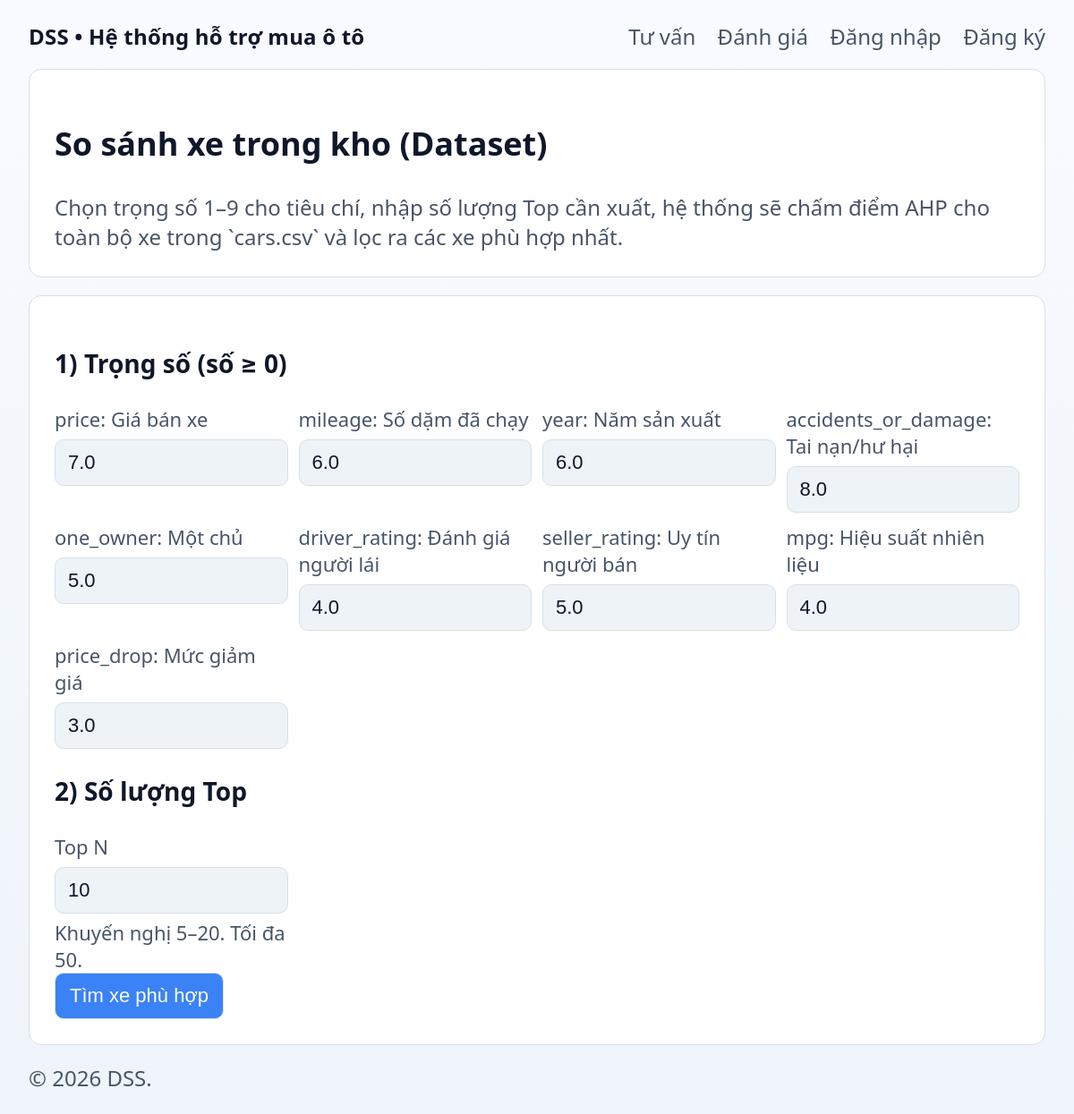
The app's page /stock with its own data.
### models_db.py (models this page shows)
class CriteriaConfig(Base):
    __tablename__ = "criteria_config"
    id: Mapped[int] = mapped_column(Integer, primary_key=True, autoincrement=True)
    key: Mapped[str] = mapped_column(String(64), unique=True, index=True, nullable=False)
    label: Mapped[str] = mapped_column(String(200), nullable=False)
    direction: Mapped[str] = mapped_column(String(16), nullable=False)  # 'benefit' | 'cost'
    default_weight: Mapped[float] = mapped_column(Float, nullable=False, default=0.0)

### app.py (the view, shortened to what this page needs)
    @app.route("/stock", methods=["GET", "POST"])
    def stock():
        criteria = load_criteria()
        if request.method == "GET":
            return render_template("stock.html", criteria=criteria, results=None, top_n=10)

### db.py (called while the page is built)
@contextmanager
def session_scope(SessionLocal):
    session = SessionLocal()
    try:
        yield session
        session.commit()
    except Exception:
        session.rollback()
        raise
    finally:
        session.close()

### templates/stock.html (shortened to what this page needs)
{% extends 'base.html' %}
{% block content %}
<div class="card">
    <h2>So sánh xe trong kho (Dataset)</h2>
    <div class="small">Chọn trọng số 1–9 cho tiêu chí, nhập số lượng Top cần xuất, hệ thống sẽ chấm điểm AHP cho toàn bộ
        xe trong `cars.csv` và lọc ra các xe phù hợp nhất.</div>
</div>
<div class="card">
    <form method="post" action="{{ url_for('stock') }}">
        <h3>1) Trọng số (số &ge; 0)</h3>
        <div class="grid">
            {% for c in criteria %}
            <div class="col-3">
                <label>{{ c.label }}</label>
                <input type="number" min="0" step="0.01" name="w_{{ c.key }}" value="{{ c.default }}" required />
            </div>
            {% endfor %}
        </div>
        <h3>2) Số lượng Top</h3>
        <div class="grid">
            <div class="col-3">
                <label>Top N</label>
                <input type="number" min="1" max="50" name="top_n" value="{{ top_n or 10 }}" required />
                <div class="hint">Khuyến nghị 5–20. Tối đa 50.</div>
            </div>
        </div>
        <button class="btn" type="submit">Tìm xe phù hợp</button>
    </form>
</div>
{% endblock %}

### templates/base.html (shortened to what this page needs)
<!doctype html>
<html lang="vi">
<head>
    <link rel="stylesheet" href="{{ url_for('static', filename='css/style.css') }}" />
</head>
<body>
    <div class="container">
        <div class="header">
            <div class="brand">DSS • Hệ thống hỗ trợ mua ô tô</div>
            <div class="nav">
                <a href="{{ url_for('home') }}">Tư vấn</a>
                <a href="{{ url_for('evaluate') }}">Đánh giá </a>
                {% if current_user.is_authenticated %}
                <a href="{{ url_for('my_cars') }}">Xe của tôi</a>
                <a href="{{ url_for('history') }}">Lịch sử</a>
                {% if current_user.role is defined and current_user.role == 'admin' %}
                <a href="{{ url_for('admin') }}">Admin</a>
                {% endif %}
                <a href="{{ url_for('logout') }}">Đăng xuất</a>
                {% else %}
                <a href="{{ url_for('login') }}">Đăng nhập</a>
                <a href="{{ url_for('register') }}">Đăng ký</a>
                {% endif %}
            </div>
        </div>
        {% block content %}{% endblock %}
        <div class="small">© {{ 2026 }} DSS.</div>
    </div>
</body>
</html>

### static/css/style.css (style rules this page uses)
:root { --bg: #f6f9fc; --card: #ffffff; --muted: #475569; --text: #0f172a; --green: #16a34a; --yellow: #eab308; --red: #ef4444; --blue: #3b82f6; --border: #d6e0ea; --surface-alt: #eef3f8 }
* { box-sizing: border-box }
html { font-size: 150% }
body { margin: 0; font-family: system-ui, -apple-system, Segoe UI, Roboto, Arial; background: linear-gradient(180deg, #f8fbff, #eef4fa); color: var(--text); font-size: 1rem }
.container { max-width: 1440px; margin: 0 auto; padding: 24px 32px }
.header { display: flex; align-items: center; justify-content: space-between; gap: 16px }
.brand { font-weight: 700; letter-spacing: .2px }
.nav a { color: var(--muted); text-decoration: none; margin-left: 18px }
.card { background: var(--card); border: 1px solid var(--border); border-radius: 14px; padding: 28px; margin: 20px 0 }
.grid { display: grid; grid-template-columns: repeat(12, 1fr); gap: 12px }
.col-3 { grid-column: span 3 }
label { display: block; font-size: 22px; color: var(--muted); margin-bottom: 8px }
input, select { width: 100%; padding: 12px 14px; border-radius: 10px; border: 1px solid var(--border); background: var(--surface-alt); color: var(--text); font-size: 22px }
.btn { display: inline-block; border: 1px solid var(--border); background: var(--blue); color: #fff; padding: 12px 16px; border-radius: 10px; text-decoration: none; cursor: pointer; font-size: 22px }
.hint { color: var(--muted); font-size: 22px; margin-top: 6px }
.small { color: var(--muted); font-size: 24px }

### records on screen
CriteriaConfig: label "price: Giá bán xe", default "7.0"
CriteriaConfig: label "mileage: Số dặm đã chạy", default "6.0"
CriteriaConfig: label "year: Năm sản xuất", default "6.0"
CriteriaConfig: label "accidents_or_damage: Tai nạn/hư hại", default "8.0"
CriteriaConfig: label "one_owner: Một chủ", default "5.0"
CriteriaConfig: label "driver_rating: Đánh giá người lái", default "4.0"
CriteriaConfig: label "seller_rating: Uy tín người bán", default "5.0"
CriteriaConfig: label "mpg: Hiệu suất nhiên liệu", default "4.0"
CriteriaConfig: label "price_drop: Mức giảm giá", default "3.0"

### other values on screen
{{ 2026 }} "2026"
